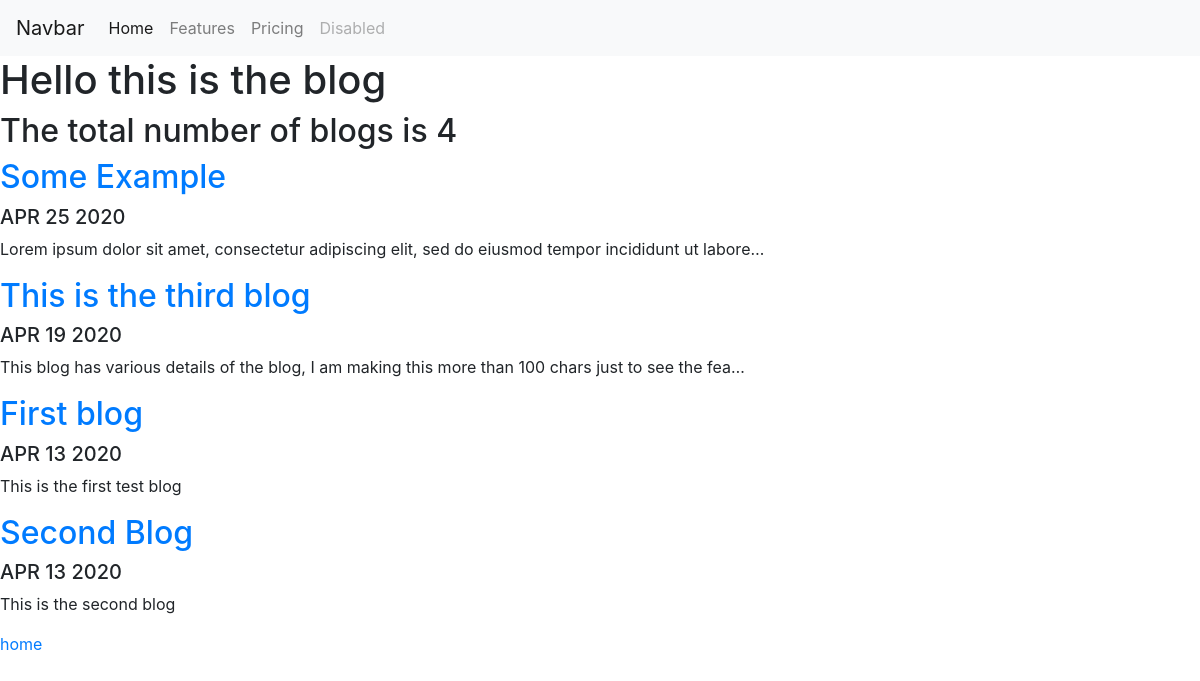
Screenshot of /blog/ with the database file from the repository.
### blog/models.py (models this page shows, shortened)
class Blogs(models.Model):
    title = models.CharField(max_length=200)
    description = models.TextField()
    date = models.DateField()

### blog/views.py (the view)
# urls.py: path('',views.all_blogs, name = "all_blogs"),
def all_blogs(request):
    blogs = Blogs.objects.order_by('-date')[:5]
    return render(request, 'blog/blog.html',{'blogs':blogs})

### blog/templates/blog/blog.html
{% extends 'portfolio/base.html' %}
{% block content %}
<h1>Hello this is the blog</h1>
<h2> The total number of blog{{ blogs.count|pluralize }} is  {{ blogs.count }} </h2>
{% for project in blogs %}
<a href = {% url 'blog:detail' project.id %}><h2>{{ project.title }}</h2></a>
<h5>{{ project.date|date:'M d Y'|upper }}</h5>
<p>{{ project.description|striptags|truncatechars:100 }}</p>
{% endfor %}
<a href="{% url 'home' %}">home</a>
{% endblock %}

### rows the page displays
Blogs: title "Some Example", date "APR 25 2020", description "Lorem ipsum dolor sit amet, consectetur adipiscing elit, sed do eiusmod tempor incididunt ut labore…"
Blogs: title "This is the third blog", date "APR 19 2020", description "This blog has various details of the blog, I am making this more than 100 chars just to see the fea…"
Blogs: title "First blog", date "APR 13 2020", description "This is the first test blog"
Blogs: title "Second Blog", date "APR 13 2020", description "This is the second blog"

### other values shown
{{ blogs.count }} "4"
